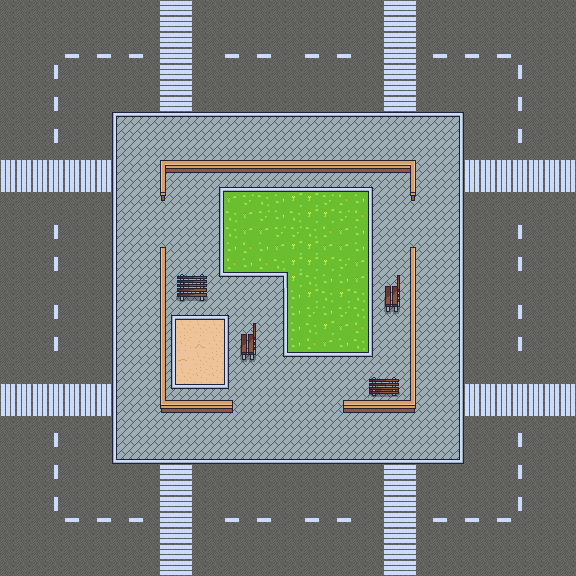

Below is a game level as drawn by its tile map, then a one-line description and the .tmx that defines it (tile-layer data replaced by summaries):
An orthogonal 36x36 tile map with 16x16 px tiles, 5 tile layers (roads, asphalt, outdoor walls, grass-sand, ...), 1 hidden layer not drawn, 6 tilesets.

<map version="1.9" tiledversion="1.9.2" orientation="orthogonal" renderorder="right-down" width="36" height="36" tilewidth="16" tileheight="16" infinite="0" nextlayerid="8" nextobjectid="1">
 <editorsettings>
  <export target="../map.csv" format="csv" />
 </editorsettings>
 <tileset firstgid="1" source="roads_tileset.tsx" />
 <tileset firstgid="17" source="asphalt_tileset.tsx" />
 <tileset firstgid="49" source="outdoors_misc.tsx" />
 <tileset firstgid="81" source="grass_sand.tsx" />
 <tileset firstgid="97" source="outdoor_props.tsx" />
 <tileset firstgid="161" source="dev stuff.tsx" />
 <layer id="1" name="roads" width="36" height="36">
  <data>[1296 cells, 812 non-empty, 5 distinct tile ids]</data>
 </layer>
 <layer id="2" name="asphalt" width="36" height="36">
  <data>[1296 cells, 402 non-empty, 17 distinct tile ids]</data>
 </layer>
 <layer id="4" name="outdoor walls" width="36" height="36">
  <data>[1296 cells, 50 non-empty, 13 distinct tile ids]</data>
 </layer>
 <layer id="5" name="grass-sand" width="36" height="36">
  <data>[1296 cells, 82 non-empty, 10 distinct tile ids]</data>
 </layer>
 <layer id="6" name="outdoor props" width="36" height="36">
  <data>[1296 cells, 15 non-empty, 12 distinct tile ids]</data>
 </layer>
 <layer id="7" name="colisions" width="36" height="36" visible="0">
  <data>[1296 cells, 54 non-empty, 1 distinct tile ids]</data>
 </layer>
</map>